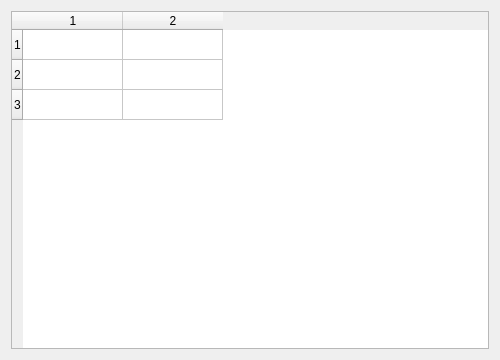
<?xml version="1.0" encoding="UTF-8"?>
<ui version="4.0"><class>Dialog</class><widget class="QDialog" name="Dialog"><property name="geometry"><rect><x>0</x><y>0</y><width>500</width><height>360</height></rect></property><property name="windowTitle"><string>Table 3x2</string></property><layout class="QVBoxLayout" name="verticalLayout"><property name="leftMargin"><number>11</number></property><property name="topMargin"><number>11</number></property><property name="rightMargin"><number>11</number></property><property name="bottomMargin"><number>11</number></property><property name="spacing"><number>6</number></property><item><widget class="QTableWidget" name="table"><property name="rowCount"><number>3</number></property><property name="columnCount"><number>2</number></property></widget></item></layout></widget></ui>
